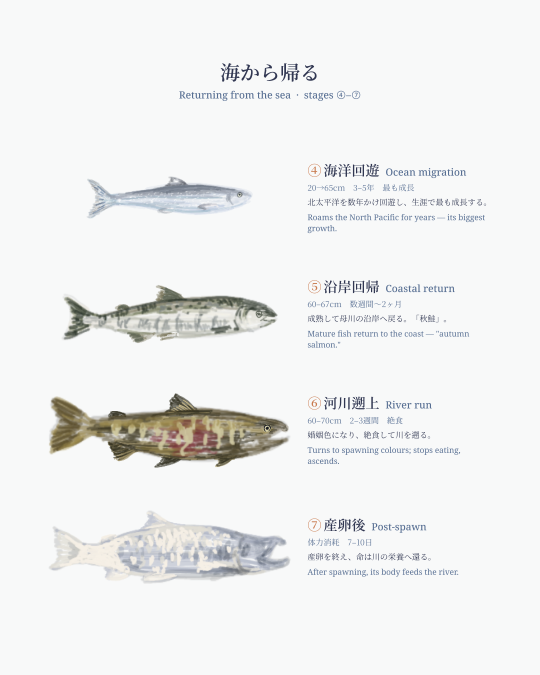
#> input picture sns/exports/3_ocean.png, 1080 x 1350 px, given in place of _rings_mask.png, which was not available (shown at 1/2 size)
$ python apply_radial_kasure.py ../../sns/exports/3_ocean.png 1.0 1.0 1.0 out.png 1.0
#> lines starting #> are read from the running program, lines starting #| are printed output that depends on the picture; pictures that were not available may be replaced by others from this repository, and a replacement may not be noted
### 04_visual/fish-pattern/_paths.py
"""_io.py — fish-pattern 共通の入出力パス解決。

すべて __file__(=このフォルダ)基準で解決するので、どの CWD から実行しても
入力は assets/、生成物は out/<category>/ に集約される。

  from _paths import asset, out
  Image.open(asset("scale-lineart.png"))        # 手描き素材(入力)
  cv.save(out("matrix", "combo-matrix.png"))    # 生成物(出力, ディレクトリは自動作成)

Path を返すので PIL.Image.open / cv.save / Path.write_text / open() いずれにも渡せる。
calibration.json だけは rd/ が親フォルダ直下を参照するため BASE 直下のまま(assets化しない)。
"""
from pathlib import Path

BASE = Path(__file__).resolve().parent
ASSETS = BASE / "assets"


def asset(name):
    """手描き/取り込みの入力素材(assets/ 配下)への Path。"""
    return ASSETS / name


# [5 lines left out: function out, not called in this run]

### 04_visual/fish-pattern/apply_radial_kasure.py
#!/usr/bin/env python3
"""年輪(merged=1335x1247)の木目に、中心(stage1)→外周(stage7)へ向け段階的に強くなる
「かすれの質感」を与える。★線は消さない★: インクを抜くのではなく、線の全長を保ったまま
インク濃度を微細テクスチャで変調し、外側ほど枯れた(かすれた)筆致にする。最低濃度に床を設け、
どんなに掠れても線が消えないようにする。"""
import sys, numpy as np
from PIL import Image, ImageFile
from _paths import asset, out, BASE
from scipy.ndimage import gaussian_filter
ImageFile.LOAD_TRUNCATED_IMAGES = True

# ---- ノブ ----
TEXTURE   = sys.argv[1] if len(sys.argv)>1 else str(BASE / "_grunge_src/Resource Boy - Grunge Textures/004.jpg")
MAX_DRY   = float(sys.argv[2]) if len(sys.argv)>2 else 0.72  # 外周での最大かすれ(濃度の減り幅; 1=ほぼ消える手前)
RAD_GAMMA = float(sys.argv[3]) if len(sys.argv)>3 else 1.35  # 放射ランプ曲率(>1で中心側を長くクリーンに)
INK_GAMMA = float(sys.argv[4]) if len(sys.argv)>4 else 0.92  # 全体の濃さ(線を残すため<1控えめ)
OUT       = sys.argv[5] if len(sys.argv)>5 else str(out("kasure", "radial_kasure.png"))
REAL_W    = float(sys.argv[6]) if len(sys.argv)>6 else 0.30  # 実グランジの質感ブレンド比(0=純手続き)
FLOOR     = float(sys.argv[7]) if len(sys.argv)>7 else 0.18  # 最暗かすれでも残すインク濃度の床(線を消さない)
CONTRAST  = 1.7                                              # かすれスジのコントラスト

SCALE = 2
CX, CY = 698*SCALE, 815*SCALE     # stage1収束点
R0, R1 = 150*SCALE, 712*SCALE     # クリーン半径 / stage7外周(最大かすれ)
PAPER = np.array([242,238,230], np.float32)
INK   = np.array([18,16,15],  np.float32)

rings = Image.open(asset("_rings_mask.png")).convert("RGBA")
#> rings is the input picture: PIL image 1080x1350 RGBA; mean R, G, B, A 239.4, 240.2, 239.8, 255
W,H = rings.size
#> W = 1080; H = 1350
R = np.asarray(rings)[:,:,3].astype(np.float32)/255.0       # 線の被覆(これは保持する)
#> R: shape (1350, 1080) float32; every value is 1

# --- かすれ質感フィールド: 等方性フラクタルノイズ(密度均一)＋任意で実グランジ ---
def fractal(W,H, base=16, octaves=6, seed=7, persist=0.55):
#> called with W = 1080, H = 1350, base = 16, octaves = 6, seed = 7, persist = 0.55
    rng = np.random.default_rng(seed)
    out = np.zeros((H,W), np.float32); amp=1.0; norm=0.0
    for o in range(octaves):
        gh = max(2,int(base*(2**o))); gw = max(2,int(gh*W/H))
        n = rng.standard_normal((gh,gw)).astype(np.float32)
        n = np.asarray(Image.fromarray(n, mode='F').resize((W,H), Image.BILINEAR))
        out += amp*n; norm += amp; amp *= persist
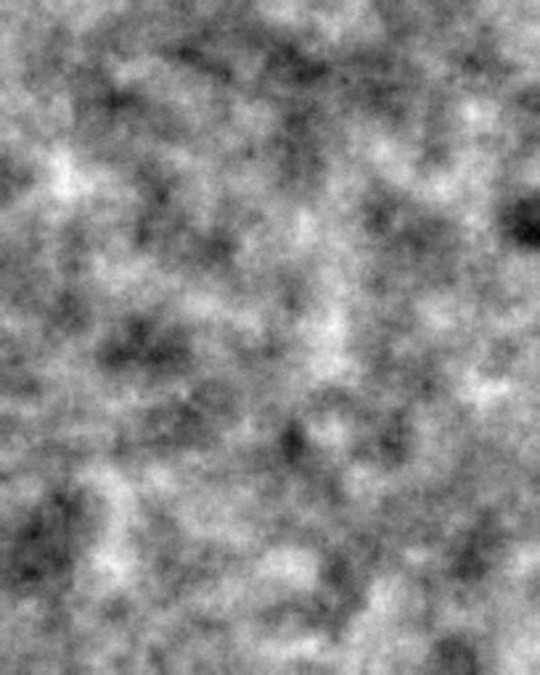
#> out: shape (1350, 1080) float32 (shown at 1/2 size); min -3.1, max 2.32, mean -0.191; drawn with min black and max white
#> after the loop, amp = 0.0277; norm = 2.16
    out /= norm
    return (out-out.min())/(np.ptp(out)+1e-6)
field = fractal(W,H)                                         # 0..1 高=枯れ(インク薄)
if REAL_W > 0:
    g = np.asarray(Image.open(TEXTURE).convert("L").resize((W,H),Image.LANCZOS)).astype(np.float32)/255.0
    hp = g - gaussian_filter(g, max(W,H)/50.0)
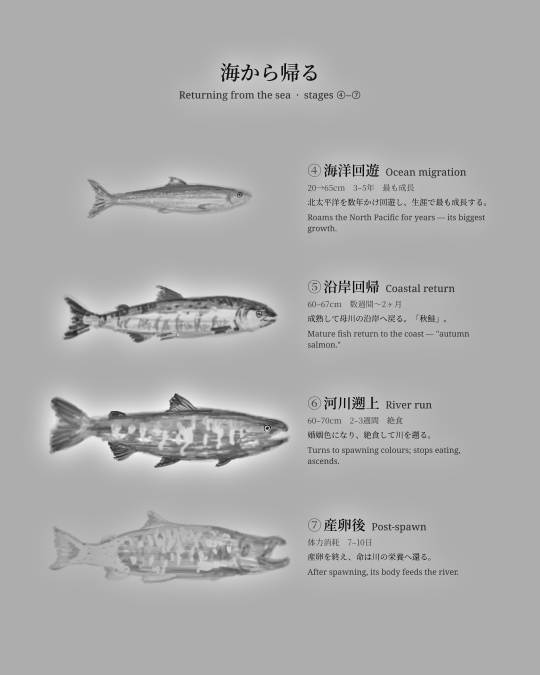
#> hp: shape (1350, 1080) float32 (shown at 1/2 size); min -0.731, max 0.346, mean 2.9e-12; drawn with min black and max white
    hp = hp/np.sqrt(gaussian_filter(hp*hp, max(W,H)/50.0)+1e-4)
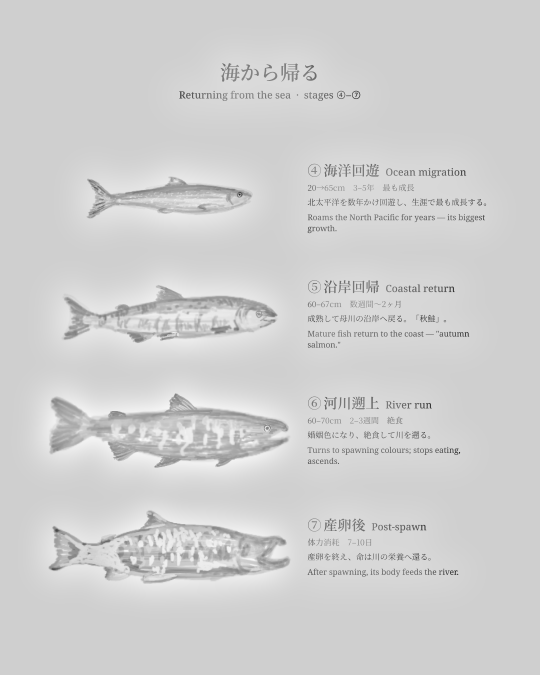
#> hp: shape (1350, 1080) float32 (shown at 1/2 size); min -7.79, max 1.79, mean 0.0418; drawn with min black and max white
    hp = np.clip(0.5+hp*0.25,0,1)
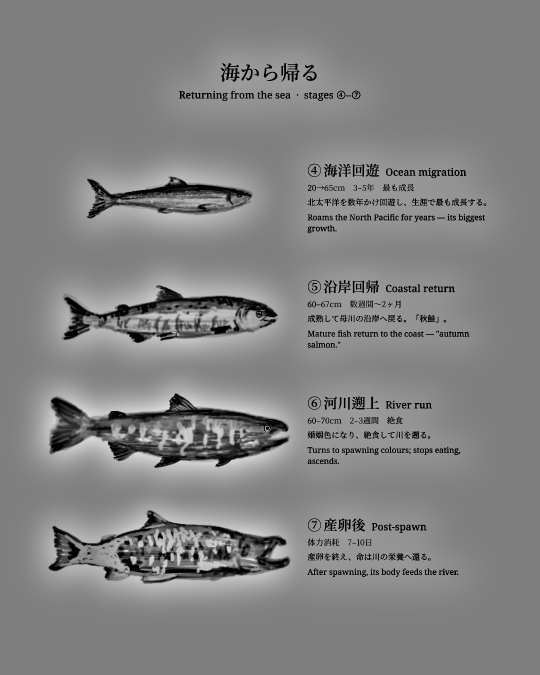
#> hp: shape (1350, 1080) float32 (shown at 1/2 size); min 0, max 0.949, mean 0.515
    field = (1-REAL_W)*field + REAL_W*hp
field = np.clip((field-0.5)*CONTRAST+0.5, 0, 1)              # スジを際立たせる
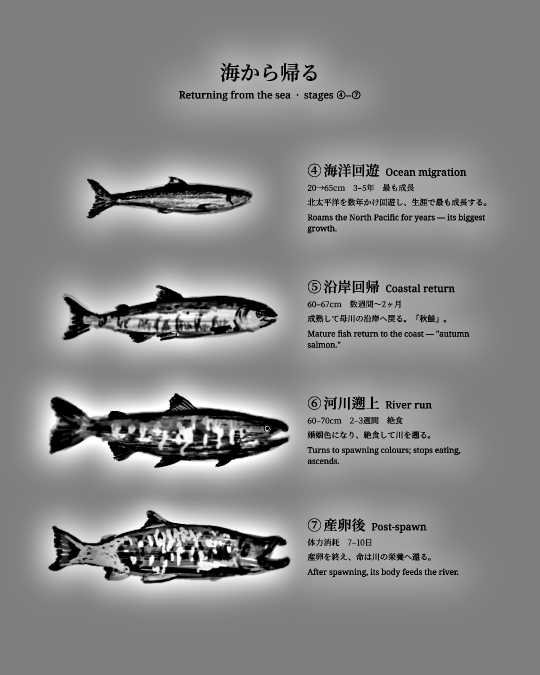
#> field: shape (1350, 1080) float32 (shown at 1/2 size); min 0, max 1, mean 0.536

# --- 放射ランプ: 中心0 → 外周1 ---
yy,xx = np.mgrid[0:H,0:W]
dist = np.sqrt((xx-CX)**2 + (yy-CY)**2)
radial = np.clip((dist - R0)/(R1 - R0), 0, 1) ** RAD_GAMMA

# --- ★インク濃度を変調(線は消さない)★ ---
# dry: 外側かつfield高で大きい枯れ。inkdark: 線内のインク濃さ(FLOOR以上を保証)
dry = MAX_DRY * radial * field
inkdark = np.clip(1.0 - dry, FLOOR, 1.0)                     # 床で線の連続性を担保
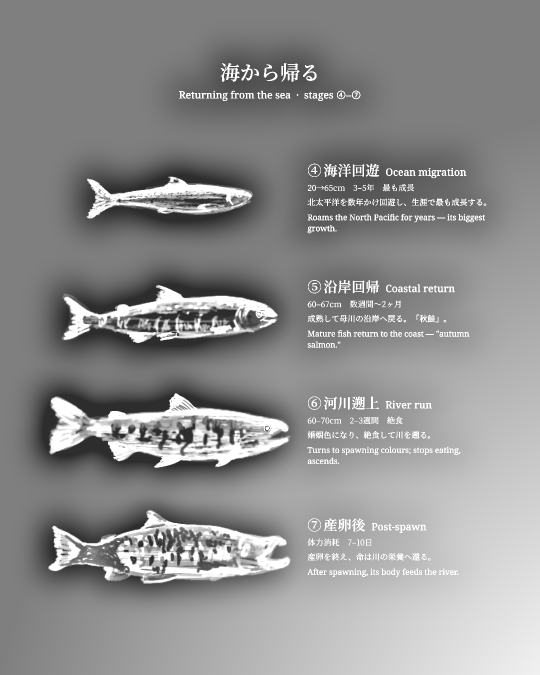
#> inkdark: shape (1350, 1080) float64 (shown at 1/2 size); min 0.18, max 1, mean 0.557
cov = np.clip(R * inkdark, 0, 1) ** INK_GAMMA               # 被覆Rは保持、濃さだけ変調
out = PAPER[None,None,:]*(1-cov[:,:,None]) + INK[None,None,:]*cov[:,:,None]
#> out: shape (1350, 1080, 3) float64
Image.fromarray(out.astype("uint8")).save(OUT)
import os as _os
_prev = _os.path.join(_os.path.dirname(OUT), "_preview_" + _os.path.basename(OUT))
Image.fromarray(out.astype("uint8")).resize((W//2,H//2), Image.LANCZOS).save(_prev)
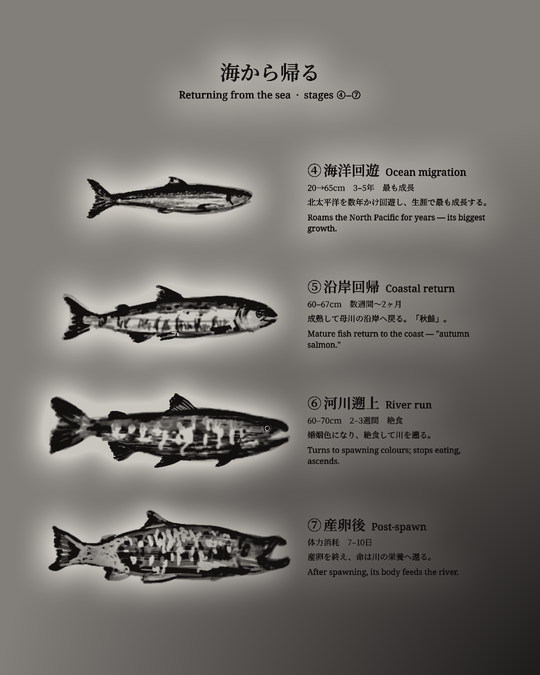
#> saved as _preview_out.png: PIL image 540x675 RGB; mean R, G, B 116.7, 113.8, 109.6
print(f"{OUT}: {W}x{H} maxDry={MAX_DRY} radGamma={RAD_GAMMA} inkGamma={INK_GAMMA} realW={REAL_W} floor={FLOOR}")
#| out.png: 1080x1350 maxDry=1.0 radGamma=1.0 inkGamma=1.0 realW=1.0 floor=0.18

$ run again, on sns/exports/4_lifespan.png
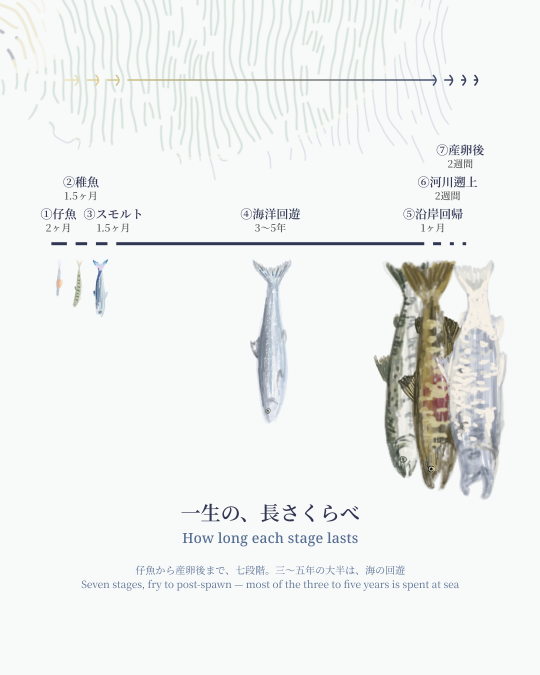
#> input picture sns/exports/4_lifespan.png, 1080 x 1350 px, given in place of _rings_mask.png, which was not available (shown at 1/2 size)
#> rings is the input picture: PIL image 1080x1350 RGBA; mean R, G, B, A 239.1, 240.3, 239.8, 255
#> R: shape (1350, 1080) float32; every value is 1
#> `inkdark = np.clip(1.0 - dry, FLOOR, 1.0)`:
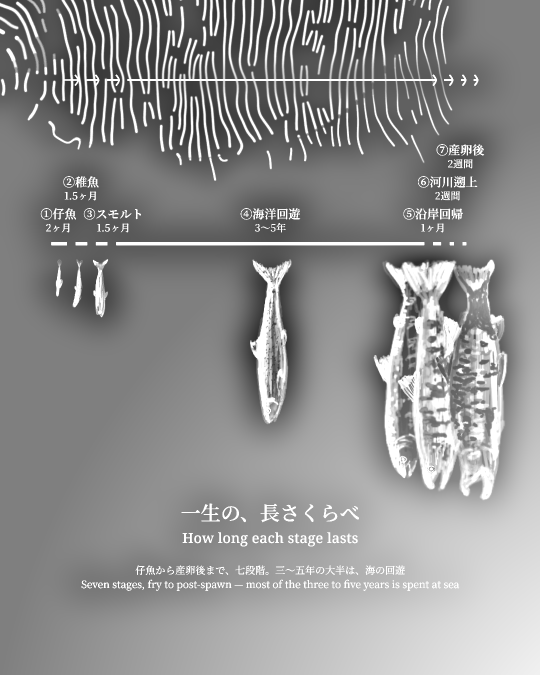
#> inkdark: shape (1350, 1080) float64 (shown at 1/2 size); min 0.18, max 1, mean 0.556
#> `Image.fromarray(out.astype("uint8")).resize((W//2,H//2), Image.LANCZOS..`:
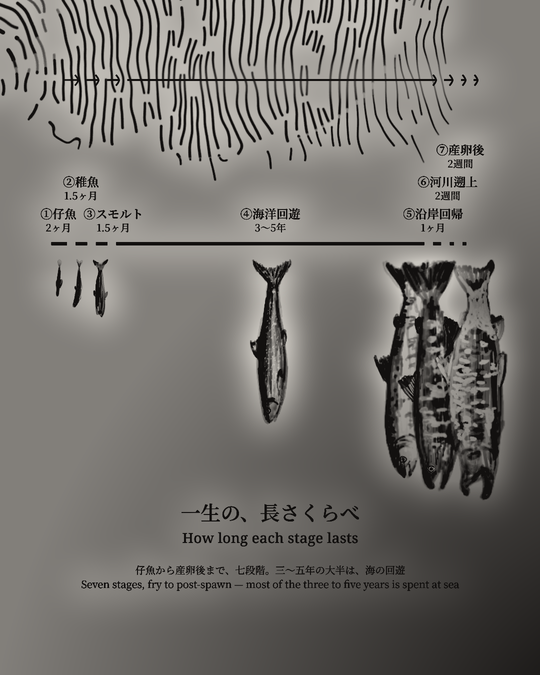
#> saved as _preview_out.png: PIL image 540x675 RGB; mean R, G, B 117, 114.1, 110
#| out.png: 1080x1350 maxDry=1.0 radGamma=1.0 inkGamma=1.0 realW=1.0 floor=0.18

$ run again, on sns/exports/5_rings.png
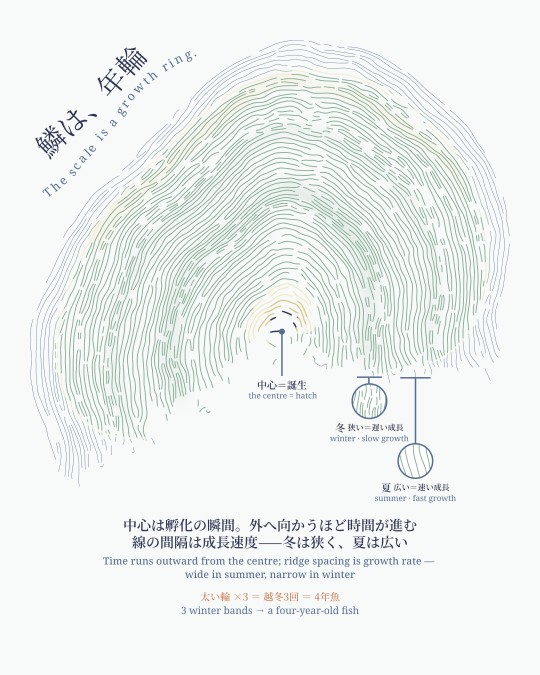
#> input picture sns/exports/5_rings.png, 1080 x 1350 px, given in place of _rings_mask.png, which was not available (shown at 1/2 size)
#> rings is the input picture: PIL image 1080x1350 RGBA; mean R, G, B, A 237.2, 240.7, 239.6, 255
#> R: shape (1350, 1080) float32; every value is 1
#> `inkdark = np.clip(1.0 - dry, FLOOR, 1.0)`:
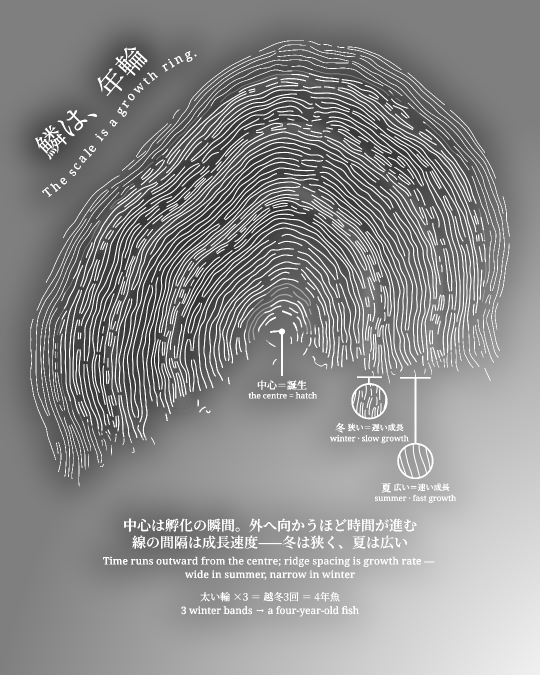
#> inkdark: shape (1350, 1080) float64 (shown at 1/2 size); min 0.182, max 1, mean 0.549
#> `Image.fromarray(out.astype("uint8")).resize((W//2,H//2), Image.LANCZOS..`:
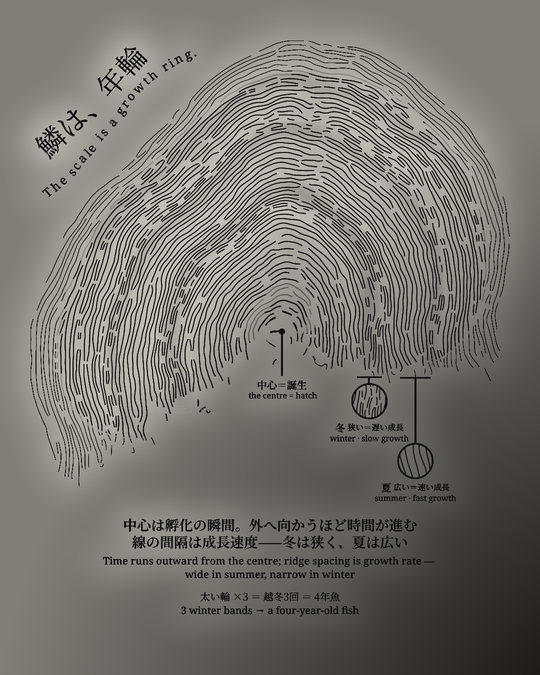
#> saved as _preview_out.png: PIL image 540x675 RGB; mean R, G, B 118.6, 115.7, 111.5
#| out.png: 1080x1350 maxDry=1.0 radGamma=1.0 inkGamma=1.0 realW=1.0 floor=0.18
